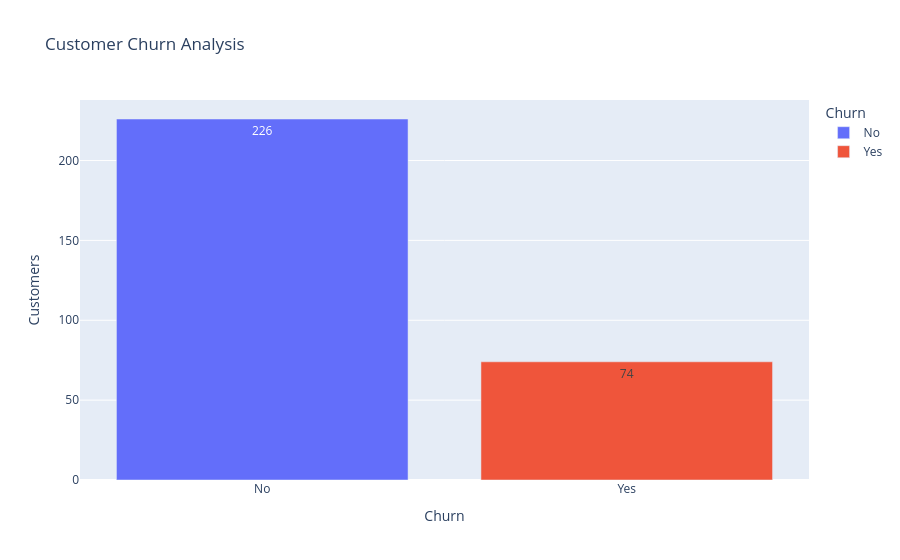

Notebook code for this chart:
### Code cell
churn_counts = df["Churn"].value_counts().reset_index()
churn_counts.columns = ["Churn", "Customers"]

fig = px.bar(
    churn_counts,
    x="Churn",
    y="Customers",
    color="Churn",
    title="Customer Churn Analysis",
    text="Customers"
)

fig.show()

### Figure 1 — Plotly figure (JSON) as saved in the notebook; plotly's stock layout.template omitted (floating-point values rounded to 4 significant figures)
{"data": [{"hovertemplate": "Churn=%{x}<br>Customers=%{text}<extra></extra>", "legendgroup": "No", "marker": {"color": "#636efa", "pattern": {"shape": ""}}, "name": "No", "orientation": "v", "showlegend": true, "text": [226.0], "textposition": "auto", "type": "bar", "x": ["No"], "xaxis": "x", "y": [226], "yaxis": "y"}, {"hovertemplate": "Churn=%{x}<br>Customers=%{text}<extra></extra>", "legendgroup": "Yes", "marker": {"color": "#EF553B", "pattern": {"shape": ""}}, "name": "Yes", "orientation": "v", "showlegend": true, "text": [74.0], "textposition": "auto", "type": "bar", "x": ["Yes"], "xaxis": "x", "y": [74], "yaxis": "y"}], "layout": {"barmode": "relative", "legend": {"title": {"text": "Churn"}, "tracegroupgap": 0}, "title": {"text": "Customer Churn Analysis"}, "xaxis": {"anchor": "y", "categoryarray": ["No", "Yes"], "categoryorder": "array", "domain": [0, 1], "title": {"text": "Churn"}}, "yaxis": {"anchor": "x", "domain": [0, 1], "title": {"text": "Customers"}}}}
